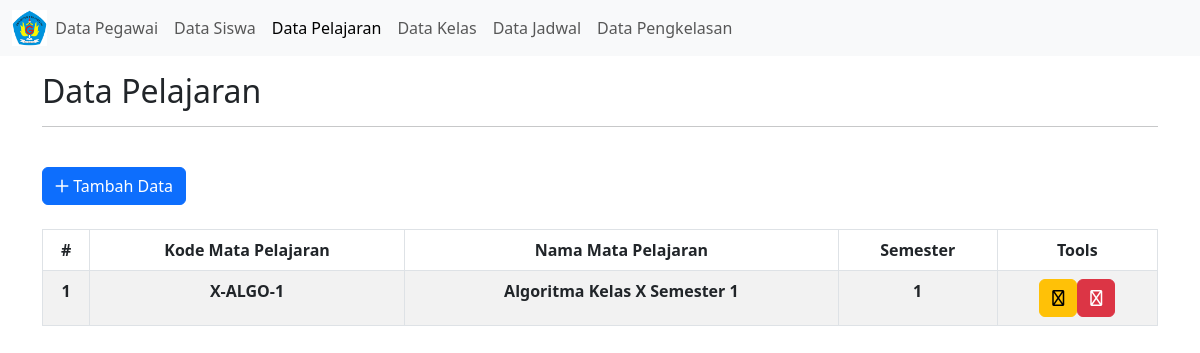
The app's page /data_pelajaran.php with its own data.
### tables this page shows
CREATE TABLE `tblpelajaran` (
  `id_pelajaran` int(11) NOT NULL,
  `kd_pelajaran` varchar(20) NOT NULL,
  `nama_pelajaran` varchar(50) NOT NULL,
  `semester` varchar(1) NOT NULL
);

### data_pelajaran.php (the view, shortened to what this page needs)
<?php
include "koneksi.php";
$urut           = 1;
$query          = "SELECT * FROM tblpelajaran;";
$sql            = mysqli_query($conn, $query);
?>
<!DOCTYPE html>
<html lang="en">
<head>
    <link href="https://cdn.jsdelivr.net/npm/bootstrap@5.3.0-alpha1/dist/css/bootstrap.min.css" rel="stylesheet">
    <link href="../fontawesome/css/fontawesome.css" rel="stylesheet">
    <link href="../fontawesome/css/brands.css" rel="stylesheet">
    <link href="../fontawesome/css/solid.css" rel="stylesheet">
</head>
<body>
    <nav class="navbar navbar-expand-lg bg-body-tertiary">
        <div class="container-fluid">
            <img src="smanra.png" width="3%" height="3%" />
            <div class="collapse navbar-collapse" id="navbarSupportedContent">
                <ul class="navbar-nav me-auto mb-2 mb-lg-0">
                    <li class="nav-item">
                        <a class="nav-link" href="data_pegawai.php">Data Pegawai</a>
                    </li>
                    <li class="nav-item">
                        <a class="nav-link" href="data_siswa.php">Data Siswa</a>
                    </li>
                    <li class="nav-item">
                        <a class="nav-link active" aria-current="page" href="data_pelajaran.php">Data Pelajaran</a>
                    </li>
                    <li class="nav-item">
                        <a class="nav-link" href="data_kelas.php">Data Kelas</a>
                    </li>
                    <li class="nav-item">
                        <a class="nav-link" href="data_jadwal.php">Data Jadwal</a>
                    </li>
                    <li class="nav-item">
                        <a class="nav-link" href="data_pengkelasan.php">Data Pengkelasan</a>
                    </li>
                </ul>
            </div>
        </div>
    </nav>
    <div class="container">
        <div class="mt-3">
            <h2>Data Pelajaran</h2>
            <hr>
            <div>
                <a href="input_data_pelajaran.php"><button class="btn btn-primary mt-4"><i class="fa-regular fa-plus"></i> Tambah Data</button></a>
            </div>
            <table class="table teble-responsive table-striped table-hover table-bordered mt-4">
                <thead class="bg-secondary text-white">
                    <tr>
                        <th scope="col">
                            <center>#</center>
                        </th>
                        <th scope="col">
                            <center>Kode Mata Pelajaran</center>
                        </th>
                        <th scope="col">
                            <center>Nama Mata Pelajaran</center>
                        </th>
                        <th scope="col">
                            <center>Semester</center>
                        </th>
                        <th scope="col">
                            <center>Tools</center>
                        </th>
                    </tr>
                </thead>
                <tbody>
                    <?php
                    while ($result = mysqli_fetch_assoc($sql)) {
                    ?>
                        <tr>
                            <th scope="col">
                                <center><?php echo $urut++; ?></center>
                            </th>
                            <th scope="col">
                                <center><?php echo $result['kd_pelajaran']; ?></center>
                            </th>
                            <th scope="col">
                                <center><?php echo $result['nama_pelajaran']; ?></center>
                            </th>
                            <th scope="col">
                                <center><?php echo $result['semester']; ?></center>
                            </th>
                            <th scope="col">
                                <center>
                                    <a href='input_data_pelajaran.php?edit=<?php echo $result['id_pelajaran']; ?>' class="btn btn-warning"><i class="fa-regular fa-pencil"></i></button>
                                    <a href='proses_pelajaran.php?hapus=<?php echo $result['id_pelajaran']; ?>' class="btn btn-danger"><i class="fa-regular fa-trash"></i></a>
                                </center>
                            </th>
                        </tr>
                    <?php
                    }
                    ?>
                </tbody>
            </table>
        </div>
    </div>
</body>
</html>

### records on screen
tblpelajaran: kd_pelajaran "X-ALGO-1", nama_pelajaran "Algoritma Kelas X Semester 1", semester "1"
